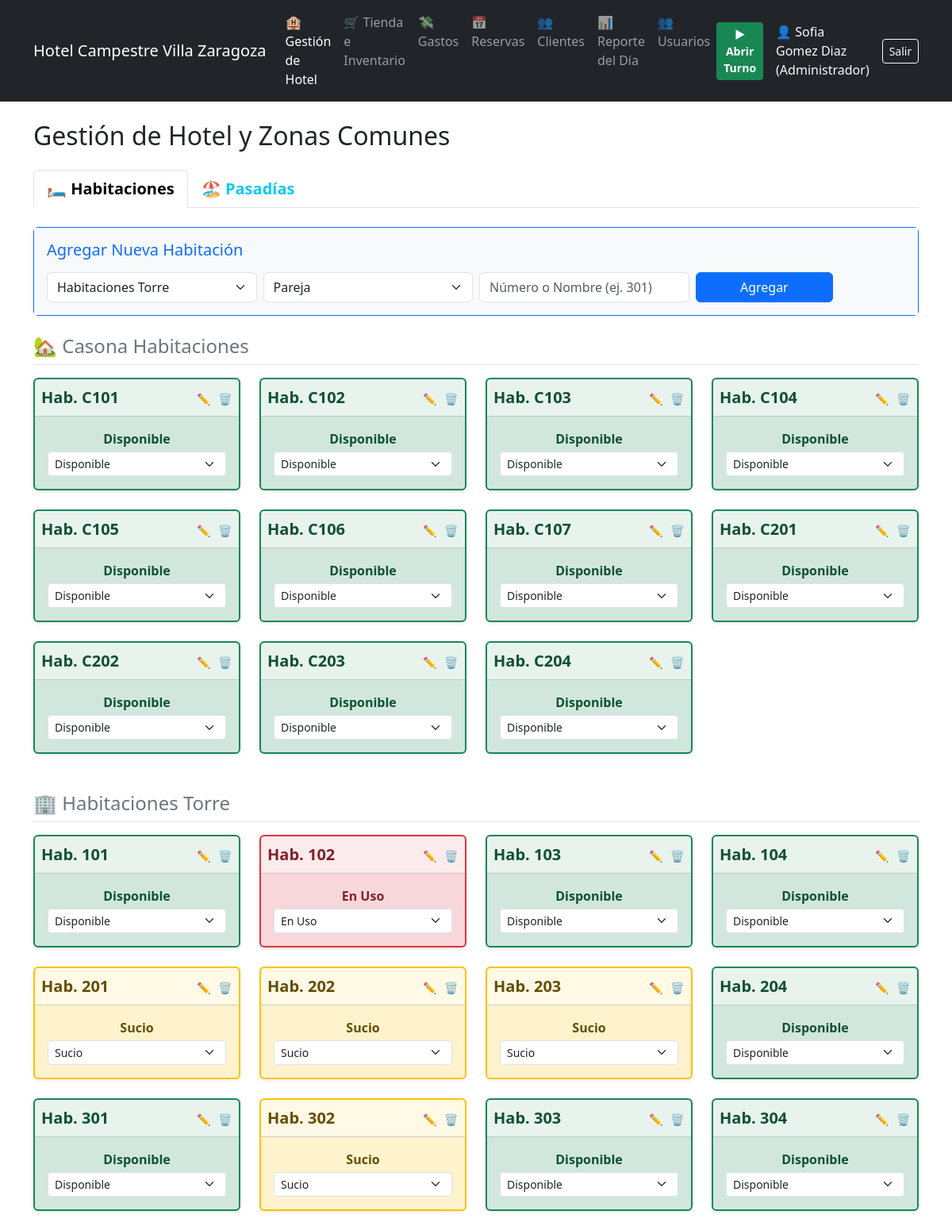
The app's page /hotel (signed in) with its own data.
### tables this page shows
CREATE TABLE habitaciones (
            id INTEGER PRIMARY KEY AUTOINCREMENT,
            numero TEXT NOT NULL,
            estado TEXT NOT NULL
        , seccion TEXT DEFAULT 'Torre');

### app.py (the view)
@app.route('/hotel')
def hotel():
    conn = get_db_connection()
    habitaciones = [dict(row) for row in conn.execute('SELECT * FROM habitaciones ORDER BY seccion DESC, numero ASC').fetchall()]
    pasadias = conn.execute("SELECT * FROM pasadias WHERE estado != 'Finalizado' OR date(fecha, 'localtime') = date('now', 'localtime') ORDER BY id DESC").fetchall()
    conn.close()
    return render_template('hotel.html', habitaciones=habitaciones, pasadias=pasadias)

### app.py (called while the page is built, shortened)
def get_db_connection():
    conn = sqlite3.connect(db_path)
    conn.row_factory = sqlite3.Row
    return conn

@app.before_request
def require_login():
    if request.method == 'POST':
        conn = get_db_connection()
        conn.execute("UPDATE configuracion SET valor = ? WHERE clave = 'last_update'", (str(time.time()),))
        conn.commit()
        conn.close()
    allowed_routes = ['login', 'static']
    if request.endpoint not in allowed_routes and 'usuario_id' not in session:
        return redirect(url_for('login'))

@app.context_processor
def inject_totales():
    if 'usuario_id' in session:
        conn = get_db_connection()
        turno_abierto = conn.execute("SELECT * FROM turnos WHERE estado = 'Abierto' ORDER BY id DESC LIMIT 1").fetchone()
        base_caja_hoy = 0
        gran_total_hoy = 0
        turno_id = None
        conn.close()
        return dict(gran_total_hoy=gran_total_hoy, base_caja_hoy=base_caja_hoy, turno_activo=turno_abierto is not None, turno_id=turno_id)
    return dict()

### templates/hotel.html (shortened to what this page needs)
{% extends 'base.html' %}
{% block content %}
<h2 class="mb-4">Gestión de Hotel y Zonas Comunes</h2>
<ul class="nav nav-tabs mb-4" id="hotelTabs" role="tablist">
  <li class="nav-item" role="presentation">
    <button class="nav-link active fw-bold fs-5" id="habitaciones-tab" data-bs-toggle="tab" data-bs-target="#habitaciones" type="button" role="tab" aria-controls="habitaciones" aria-selected="true">🛏️ Habitaciones</button>
  </li>
  <li class="nav-item" role="presentation">
    <button class="nav-link fw-bold fs-5 text-info" id="pasadias-tab" data-bs-toggle="tab" data-bs-target="#pasadias" type="button" role="tab" aria-controls="pasadias" aria-selected="false">🏖️ Pasadías</button>
  </li>
</ul>
<div class="tab-content" id="hotelTabsContent">
  <div class="tab-pane fade show active" id="habitaciones" role="tabpanel" aria-labelledby="habitaciones-tab">
      <div class="row mb-4">
          <div class="col-md-12">
              <div class="card border-primary">
                  <div class="card-body bg-light">
                      <h5 class="mb-3 text-primary">Agregar Nueva Habitación</h5>
                      <form action="{{ url_for('agregar_habitacion') }}" method="POST" class="row g-2 align-items-center">
                          <div class="col-md-3">
                              <select name="seccion" class="form-select" required>
                                  <option value="Torre">Habitaciones Torre</option>
                              </select>
                          </div>
                          <div class="col-md-3">
                              <select name="acomodacion" class="form-select" required>
                                  <option value="Pareja">Pareja</option>
                              </select>
                          </div>
                          <div class="col-md-3">
                              <input type="text" name="numero" class="form-control" placeholder="Número o Nombre (ej. 301)" required>
                          </div>
                          <div class="col-md-2">
                              <button type="submit" class="btn btn-primary w-100">Agregar</button>
                          </div>
                      </form>
                  </div>
              </div>
          </div>
      </div>
      {% for seccion, rooms in habitaciones | groupby('seccion') %}
      <div class="d-flex align-items-center mb-3 mt-4 border-bottom pb-2">
          <h4 class="mb-0 text-secondary">
              {% if seccion == 'Torre' %}🏢 Habitaciones Torre
              {% elif seccion == 'Áreas Comunes' %}🌳 Áreas Comunes
              {% else %}🏡 Casona Habitaciones{% endif %}
          </h4>
      </div>
      <div class="row">
          {% for habitacion in rooms %}
          <div class="col-md-3 mb-4">
              {% set estado_class = '' %}
              {% if habitacion.estado == 'Disponible' %}
                  {% set estado_class = 'estado-disponible border-success' %}
              {% elif habitacion.estado == 'En Uso' %}
                  {% set estado_class = 'estado-en-uso border-danger' %}
              {% elif habitacion.estado == 'Sucio' %}
                  {% set estado_class = 'estado-sucio border-warning' %}
              {% endif %}
              <div class="card {{ estado_class }} border-2 shadow-sm">
                  <div class="card-header d-flex justify-content-between align-items-center p-2 bg-white bg-opacity-50">
                      <span class="fw-bold fs-5">
                          {% if seccion == 'Áreas Comunes' %}
                              {{ habitacion.numero }}
                          {% else %}
                              Hab. {{ habitacion.numero }}
                          {% endif %}
                      </span>
                      <div>
                          <button type="button" class="btn btn-sm btn-link text-dark p-0 text-decoration-none" onclick="document.getElementById('edit-form-{{ habitacion.id }}').style.display='flex';" title="Editar Nombre">✏️</button>
                          <form action="{{ url_for('eliminar_habitacion', id=habitacion.id) }}" method="POST" class="d-inline" onsubmit="return confirm('¿Seguro que deseas eliminar esta habitación?');">
                              <button type="submit" class="btn btn-sm btn-link text-danger p-0 ms-1 text-decoration-none" title="Eliminar Habitación">🗑️</button>
                          </form>
                      </div>
                  </div>
                  <div class="card-body text-center">
                      <p class="card-text fw-bold mb-0">{{ habitacion.estado }}</p>
                      <form action="{{ url_for('actualizar_habitacion', id=habitacion.id) }}" method="POST" id="status-form-{{ habitacion.id }}">
                          <select name="estado" class="form-select form-select-sm" onchange="handleEstadoChange(this, '{{ habitacion.id }}')">
                              <option value="Disponible" {% if habitacion.estado == 'Disponible' %}selected{% endif %}>Disponible</option>
                              <option value="En Uso" {% if habitacion.estado == 'En Uso' %}selected{% endif %}>En Uso</option>
                              <option value="Sucio" {% if habitacion.estado == 'Sucio' %}selected{% endif %}>Sucio</option>
                          </select>
                      </form>
                  </div>
              </div>
          </div>
          {% endfor %}
      </div>
      {% endfor %}
  </div>
</div>
{% endblock %}

### templates/base.html (shortened to what this page needs)
<!DOCTYPE html>
<html lang="es">
<head>
    <link href="https://cdn.jsdelivr.net/npm/bootstrap@5.3.0/dist/css/bootstrap.min.css" rel="stylesheet">
</head>
<body>
<nav class="navbar navbar-expand-lg navbar-dark bg-dark mb-4">
    <div class="container">
        <a class="navbar-brand" href="/">Hotel Campestre Villa Zaragoza</a>
        <div class="collapse navbar-collapse" id="navbarNav">
            {% if session.get('usuario_id') %}
            <ul class="navbar-nav me-auto">
                <li class="nav-item">
                    <a class="nav-link {% if request.endpoint == 'hotel' %}active{% endif %}" href="{{ url_for('hotel') }}">🏨 Gestión de Hotel</a>
                </li>
                <li class="nav-item">
                    <a class="nav-link {% if request.endpoint == 'tienda' %}active{% endif %}" href="{{ url_for('tienda') }}">🛒 Tienda e Inventario</a>
                </li>
                <li class="nav-item">
                    <a class="nav-link {% if request.endpoint == 'gastos' %}active{% endif %}" href="{{ url_for('gastos') }}">💸 Gastos</a>
                </li>
                <li class="nav-item">
                    <a class="nav-link {% if request.endpoint == 'reservas' %}active{% endif %}" href="{{ url_for('reservas') }}">📅 Reservas</a>
                </li>
                <li class="nav-item">
                    <a class="nav-link {% if request.endpoint == 'clientes' %}active{% endif %}" href="{{ url_for('clientes') }}">👥 Clientes</a>
                </li>
                {% if session.get('usuario_rol') == 'Administrador' %}
                <li class="nav-item">
                    <a class="nav-link {% if request.endpoint == 'reporte_dia' %}active{% endif %}" href="{{ url_for('reporte_dia') }}">📊 Reporte del Día</a>
                </li>
                <li class="nav-item">
                    <a class="nav-link {% if request.endpoint == 'usuarios' %}active{% endif %}" href="{{ url_for('usuarios') }}">👥 Usuarios</a>
                </li>
                {% endif %}
            </ul>
            <div class="d-flex align-items-center">
                {% if turno_activo %}
                    <span class="badge bg-warning text-dark me-2 fs-6" title="Base inicial del turno">💵 Base: $ {{ "{:,.0f}".format(base_caja_hoy).replace(',', '.') }}</span>
                    {% if session.get('usuario_rol') == 'Empleado' %}
                        <span class="badge bg-success me-3 fs-6">Vendido: $ {{ "{:,.0f}".format(gran_total_hoy).replace(',', '.') }}</span>
                    {% endif %}
                    <form action="{{ url_for('cerrar_turno') }}" method="POST" class="d-inline" onsubmit="return confirm('¿Seguro que deseas CERRAR este turno? Se registrará la entrega de caja.');">
                        <button type="submit" class="btn btn-sm btn-danger fw-bold me-3">Cerrar Turno</button>
                    </form>
                {% else %}
                    <button type="button" class="btn btn-sm btn-success fw-bold me-3" data-bs-toggle="modal" data-bs-target="#baseCajaModal">
                        ▶ Abrir Turno
                    </button>
                {% endif %}
                <span class="text-light me-3">👤 {{ session.get('usuario_nombre') }} ({{ session.get('usuario_rol') }})</span>
                <a href="{{ url_for('logout') }}" class="btn btn-outline-light btn-sm">Salir</a>
            </div>
            {% endif %}
        </div>
    </div>
</nav>
<div class="container">
    {% block content %}
    {% endblock %}
</div>
</body>
</html>

### templates/base.html (style rules this page uses)
.estado-disponible { background-color: #d1e7dd; color: #0f5132; }
.estado-en-uso { background-color: #f8d7da; color: #842029; }
.estado-sucio { background-color: #fff3cd; color: #664d03; }

### records on screen
habitaciones: seccion "🏡 Casona Habitaciones", numero "C101", estado "Disponible"
habitaciones: numero "C102", estado "Disponible"
habitaciones: numero "C103", estado "Disponible"
habitaciones: numero "C104", estado "Disponible"
habitaciones: numero "C105", estado "Disponible"
habitaciones: numero "C106", estado "Disponible"
habitaciones: numero "C107", estado "Disponible"
habitaciones: numero "C201", estado "Disponible"
habitaciones: numero "C202", estado "Disponible"
habitaciones: numero "C203", estado "Disponible"
habitaciones: numero "C204", estado "Disponible"
habitaciones: seccion "🏢 Habitaciones Torre", numero "101", estado "Disponible"
habitaciones: numero "102", estado "En Uso"
habitaciones: numero "103", estado "Disponible"
habitaciones: numero "104", estado "Disponible"
habitaciones: numero "201", estado "Sucio"
habitaciones: numero "202", estado "Sucio"
habitaciones: numero "203", estado "Sucio"
habitaciones: numero "204", estado "Disponible"
habitaciones: numero "301", estado "Disponible"
habitaciones: numero "302", estado "Sucio"
habitaciones: numero "303", estado "Disponible"
habitaciones: numero "304", estado "Disponible"

### other values on screen
{{ session.get('usuario_nombre') }} "Sofia Gomez Diaz"
{{ session.get('usuario_rol') }} "Administrador"
